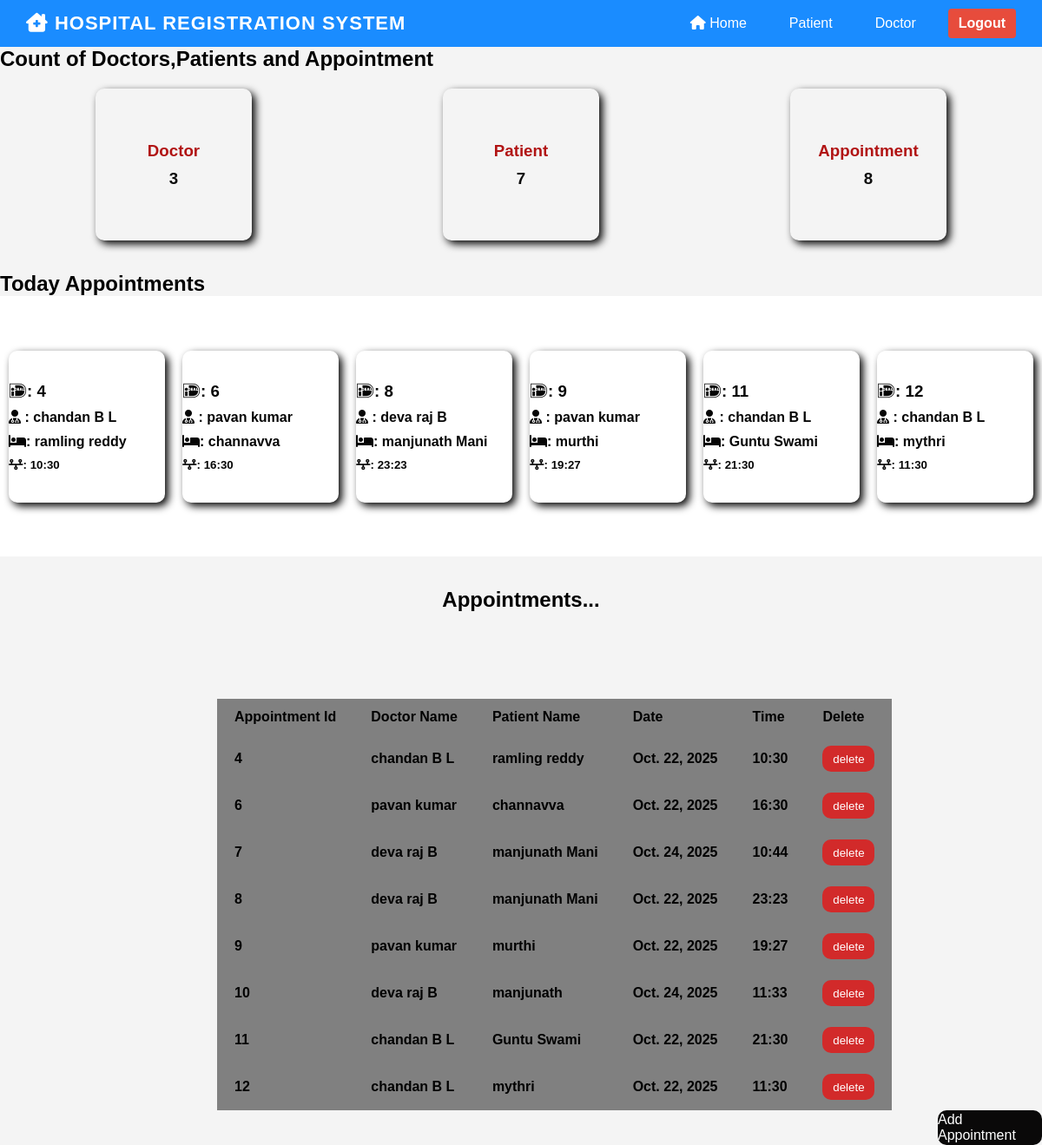
The page /about/ (signed in) on the database its author committed.
### hospital/models.py (models this page shows, shortened)
class Appointment(models.Model):
    doctor = models.ForeignKey(Doctor,on_delete=models.CASCADE)
    patient = models.ForeignKey(Patient,on_delete=models.CASCADE)
    date1 = models.DateField()
    time1 = models.TextField()

class Doctor(models.Model):
    name = models.CharField(max_length=50)
    mobile = models.IntegerField()
    special = models.CharField(max_length=50)
    def __str__(self):
        return self.name

class Patient(models.Model):
    name = models.CharField(max_length=50)
    gender = models.CharField(max_length=10)
    mobile = models.IntegerField(null=True)
    address = models.CharField(max_length=150)
    docter_name = models.CharField(max_length=50)
    def __str__(self):
        return self.name

### hospital/views.py (the view)
# urls.py: path('about/', About,name='about'),
def About(request):
    if not request.user.is_staff:
        return redirect('login')
    app = Appointment.objects.all()
    d = Doctor.objects.all().count()
    p = Patient.objects.all().count()
    a = Appointment.objects.all().count()
    dal=Appointment.objects.all()
    toDy=date.today()
    p = {'app':app,'d':d,'p':p,'a':a,'dal':dal,'toDy':toDy}
    return render(request,'about.html',p)

### hospital/templates/about.html (shortened to what this page needs)
    {% extends 'Navbar.html' %}
    {% load static %}
    {% block body %}
    <div class="apointViewTod">
        <h2>Count of Doctors,Patients and Appointment</h2>
        <div class="countofp">
                <a href="{% url 'doctorlist' %}" class="cunters">
                        <h3 style="color: #b11414;">Doctor</h3>
                        <h3>{{d}}</h3>
                </a>
                <a href="{% url 'patientslist' %}" class="cunters">
                                <h3 style="color: #b11414;">Patient</h3>
                                <h3>{{p}}</h3>
                 </a>
                <a href="#doctorTable" class="cunters">
                                <h3 style="color: #b11414;">Appointment</h3>
                                <h3>{{a}}</h3>
                </a>
        </div>
        <br><br>
        <h2>Today Appointments</h2>
        <div class="ContainerOfApointment">
                {% for i in dal %}
                  {% if i.date1 == toDy %}
                      <div class="appointFeteched">
                        <h3><i class="fa-brands fa-ideal"> </i>: {{i.id}}</h3>
                        <h4><i class="fa-solid fa-user-doctor"> </i> : {{i.doctor}}</h4>
                        <h4><i class="fa-solid fa-bed"> </i>: {{i.patient}}</h4>
                        <h5><i class="fa-solid fa-timeline"> </i>: {{i.time1}}</h5>
                      </div>
                  {% endif %}
                {% endfor %}
        </div>
    </div>
    <br><br>
    <div class="Apointment">
        <h2>Appointments...</h2>
        <table class="appointmentList" id="doctorTable">
                <thead>
                        <tr>
                                <th>Appointment Id</th>
                                <th>Doctor Name</th>
                                <th>Patient Name</th>
                                <th>Date</th>
                                <th>Time</th>
                                <th>Delete</th>
                        </tr>
                </thead>
                <tbody>
                        {% for i in app %}
                       <tr>
                         <th>{{i.id}}</th>
                        <th>{{i.doctor}}</th>
                        <th>{{i.patient}}</th>
                        <th>{{i.date1}}</th>
                        <th>{{i.time1}}</th>
                        <th><a href="{% url 'delApoi' i.id %}"><button class="delbut">delete</button></a></th>
                       </tr>
                        {% endfor %}
                </tbody>
        </table>
        <div class="Addappointment">
                <a href="{% url 'addapointment' %}">Add Appointment</a>
        </div>
    </div>
    {% endblock %}

### hospital/templates/Navbar.html (shortened to what this page needs)
<!DOCTYPE html>
<html lang="en">
<head>
    {% load static %}
  <link rel="stylesheet" href="{% static 'css/MyStyle.css' %}">
  <link rel="stylesheet" href="https://cdnjs.cloudflare.com/ajax/libs/font-awesome/6.5.0/css/all.min.css">
  <link rel="stylesheet" href="https://cdn.datatables.net/1.13.6/css/jquery.dataTables.min.css">
  <link rel="stylesheet" href="https://cdn.datatables.net/buttons/3.2.5/css/buttons.dataTables.css">
</head>
<body>
  <nav class="navbar">
    <div class="logo"><i class="fa-solid fa-house-chimney-medical"></i> Hospital Registration System</div>
   {% if request.user.is_staff %}
    <div class="nav-links">
      <a href="{% url 'about' %}"><i class="fa-duotone fa-solid fa-house"></i> Home</a>
      <div class="dropdown">
        <div class="dropdown-btn"> Patient</div>
      </div>
      <div class="dropdown">
        <div class="dropdown-btn"> Doctor</div>
      </div>
      <a href="{% url 'logout' %}" class="logout-btn">Logout</a>
    </div>
    {% endif%}
  </nav>
  {% block body %}
  {% endblock %}
</body>
</html>

### hospital/static/css/MyStyle.css (style rules this page uses)
* { margin: 0; padding: 0; box-sizing: border-box; }
body { font-family: Arial, sans-serif; background-color: #f4f4f4; }
.navbar { display: flex; align-items: center; justify-content: space-between; background-color: hsl(210, 100%, 55%); padding: 10px 30px; }
.navbar .logo { color: white; font-size: 22px; font-weight: bold; text-transform: uppercase; letter-spacing: 1px; }
.nav-links { display: flex; align-items: center; gap: 25px; }
.nav-links a { color: white; text-decoration: none; font-size: 16px; transition: 0.3s; padding: 8px 12px; border-radius: 4px; }
.dropdown { position: relative; }
.dropdown-btn { color: white; cursor: pointer; padding: 8px 12px; border-radius: 4px; transition: 0.3s; }
.logout-btn { background-color: #e74c3c; color: white; border: none; padding: 8px 14px; border-radius: 4px; cursor: pointer; font-weight: bold; transition: 0.3s; }

### hospital/templates/Navbar.html (style rules this page uses)
.navbar { display: flex; align-items: center; justify-content: space-between; background-color: hsl(210, 100%, 55%); padding: 10px 30px; }

### hospital/templates/about.html (style rules this page uses)
.Apointment h2 { display: flex; align-items: center; justify-content: center; }
.appointmentList { border-collapse:collapse; border-spacing: 10px; margin-top: 100px; margin-left: 250px; }
.appointmentList tr { background-color: #808080; }
th, td { padding: 12px 20px; text-align: left; }
.Addappointment { display: flex; align-items: center; justify-content: end; }
.Addappointment a { background-color: #0a0909; border: none; border-radius: 10px; height: 40px; width: 10%; color: white; text-decoration: none; display: flex; align-items: center; justify-content: center; }
.delbut { background-color: #d22a2a; border:none; height: 30px; width: 60px; color: #ffffff; border-radius: 10px; }
.countofp { display: flex; align-items: center; justify-content: space-around; padding-top: 20px; }
.cunters { border-radius: 10px; width: 15%; height: 175px; display: flex; align-items: center; justify-content: center; flex-direction: column; box-shadow: 4px 4px 10px #030303; gap: 10px; color: #0d0d0d; text-decoration: none; }
.ContainerOfApointment { display: flex; align-items: center; justify-content: space-around; overflow:auto; background-color: #ffffff; height: 300px; }
.appointFeteched { border-radius: 10px; width: 15%; height: 175px; display: flex; align-items: baseline; justify-content: center; flex-direction: column; box-shadow: 4px 4px 10px #030303; gap: 10px; color: #050505; text-decoration: none; }

### rows shown on the page
Appointment: id "4", doctor "chandan B L", patient "ramling reddy", time1 "10:30", date1 "Oct. 22, 2025"
Appointment: id "6", doctor "pavan kumar", patient "channavva", time1 "16:30", date1 "Oct. 22, 2025"
Appointment: id "8", doctor "deva raj B", patient "manjunath Mani", time1 "23:23", date1 "Oct. 22, 2025"
Appointment: id "9", doctor "pavan kumar", patient "murthi", time1 "19:27", date1 "Oct. 22, 2025"
Appointment: id "11", doctor "chandan B L", patient "Guntu Swami", time1 "21:30", date1 "Oct. 22, 2025"
Appointment: id "12", doctor "chandan B L", patient "mythri", time1 "11:30", date1 "Oct. 22, 2025"
Appointment: id "7", doctor "deva raj B", patient "manjunath Mani", date1 "Oct. 24, 2025", time1 "10:44"
Appointment: id "10", doctor "deva raj B", patient "manjunath", date1 "Oct. 24, 2025", time1 "11:33"

### other values the page prints
{{ d }} "3"
{{ p }} "7"
{{ a }} "8"
